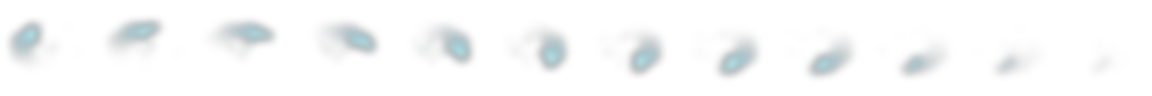
#> input picture exports/com.agent-game-forge.vfx/spr_vfx_blade_arc_azure_sword_epic_glow_strip12.png, 1152 x 96 px
$ python normal_map_gen.py ../../../exports/com.agent-game-forge.vfx/spr_vfx_blade_arc_azure_sword_epic_glow_strip12.png
#> lines starting #> are read from the running program, lines starting #| are printed output that depends on the picture; after the words box and inside, x2 and y2 are one past the last pixel; in counts of white or black regions, pixels touching at a corner belong together
#!/usr/bin/env python3
"""
Pixel Art Normal Map Generator for GameMaker & 2D Engines
Generates tangent-space normal maps from 2D pixel art sprites using
distance-transform 'pillow shading' combined with luminance relief.
"""

import sys
import argparse
from pathlib import Path
import numpy as np
from PIL import Image

try:
    from scipy.ndimage import distance_transform_edt, sobel
    HAS_SCIPY = True
except ImportError:
    HAS_SCIPY = False

def generate_normal_map(image_path: Path, output_path: Path = None, strength: float = 1.5,
                        smoothness: float = 0.5, pillow_weight: float = 0.65,
                        invert_y: bool = False) -> Path:
    """
    Takes a 2D PNG sprite (with transparent background) and creates a 2D Normal Map.
    - pillow_weight: 0.0 = only luminance bumps, 1.0 = purely rounded body volume (pillow)
    - strength: height multiplier for bump depth
    - invert_y: flip Green channel (DirectX vs OpenGL standard, GameMaker usually uses OpenGL standard Y-up or Y-down based on shader)
    """
#> called with strength = 2, smoothness = 0.5, pillow_weight = 0.7, invert_y = False
    img = Image.open(image_path).convert("RGBA")
#> img is the input picture: PIL image 1152x96 RGBA; mean R, G, B, A 5.1, 8.8, 9.8, 8.3
    arr = np.array(img, dtype=np.float32)

    # Alpha mask (0.0 to 1.0)
    alpha = arr[:, :, 3] / 255.0
    mask = alpha > 0.1
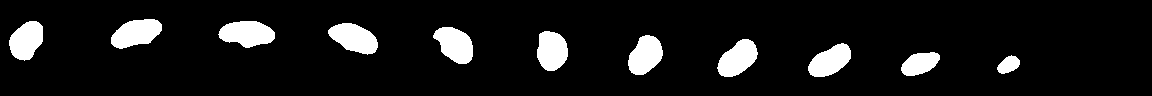
#> mask: shape (96, 1152) bool; 9.1% white; 11 white regions, largest, box (x1, y1, x2, y2) and area: (218, 21, 275, 48) 1110, (111, 19, 162, 49) 1066, (328, 23, 378, 55) 1057

    if not np.any(mask):
        print(f"Warning: {image_path} has no opaque pixels.")
        return None

    # 1. Luminance (grayscale detail)
    # Standard Rec. 709 luminance
    lum = (arr[:, :, 0] * 0.2126 + arr[:, :, 1] * 0.7152 + arr[:, :, 2] * 0.0722) / 255.0

    # 2. Distance Transform (Pillow volume estimation)
    if HAS_SCIPY:
        dist = distance_transform_edt(mask)
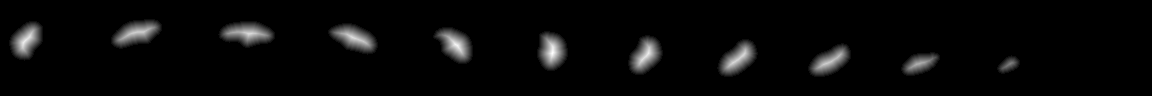
#> dist: shape (96, 1152) float64; min 0, max 15.26, mean 0.492; drawn with min black and max white
        max_dist = np.max(dist)
#> max_dist = 15.26
        if max_dist > 0:
            dist = dist / max_dist
    else:
        # Fallback simple distance approximation
        dist = mask.astype(np.float32)

    # Combine pillow volume with luminance detail
    # pillow gives 3D body curvature, luminance gives interior texture (buckles, cloth folds)
    height_map = (dist * pillow_weight) + (lum * (1.0 - pillow_weight))
    height_map = height_map * mask

    # 3. Calculate surface normal gradients (dx, dy)
    if HAS_SCIPY:
        dx = sobel(height_map, axis=1) * strength
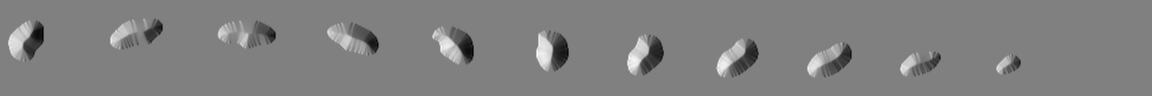
#> dx: shape (96, 1152) float64; min -1.17, max 1.15, mean 2.23e-20; drawn with min black and max white
        dy = sobel(height_map, axis=0) * strength
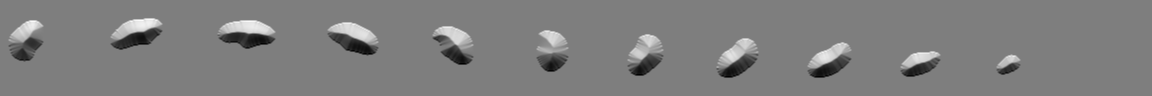
#> dy: shape (96, 1152) float64; min -1.18, max 1.19, mean 0; drawn with min black and max white
    else:
        # Simple finite difference
        dx = np.gradient(height_map, axis=1) * strength * 4.0
        dy = np.gradient(height_map, axis=0) * strength * 4.0

    if invert_y:
        dy = -dy

    # Normal vector N = normalize([-dx, -dy, 1.0])
    dz = np.ones_like(dx)
    length = np.sqrt(dx * dx + dy * dy + dz * dz)
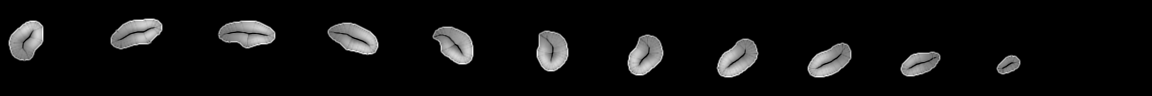
#> length: shape (96, 1152) float64; min 1, max 1.55, mean 1.03; drawn with min black and max white
    length = np.maximum(length, 1e-6)

    nx = -dx / length
    ny = -dy / length
    nz = dz / length

    # 4. Map [-1.0, 1.0] -> [0, 255]
    r = ((nx * 0.5 + 0.5) * 255.0).clip(0, 255)
    g = ((ny * 0.5 + 0.5) * 255.0).clip(0, 255)
    b = ((nz * 0.5 + 0.5) * 255.0).clip(0, 255)

    # Transparent areas default to neutral normal vector (0, 0, 1) -> (128, 128, 255)
    r[~mask] = 128
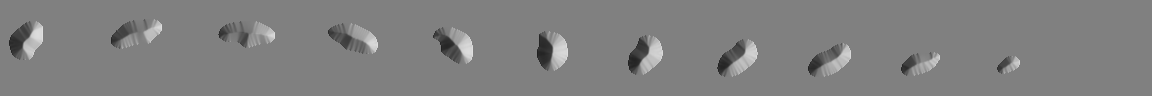
#> r: shape (96, 1152) float64; min 31.36, max 224.5, mean 127.9
    g[~mask] = 128
    b[~mask] = 255
#> b: shape (96, 1152) float64; min 209.5, max 255, mean 252.1

    normal_arr = np.stack([r, g, b, arr[:, :, 3]], axis=-1).astype(np.uint8)
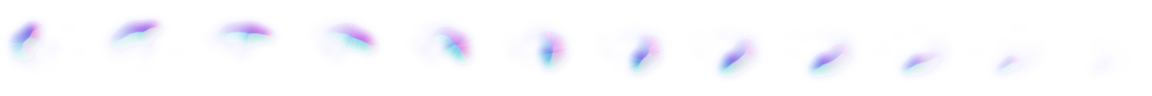
#> normal_arr: shape (96, 1152, 4); mean R, G, B, A 127.9, 127.9, 252.1, 8.3; transparent parts drawn white
    normal_img = Image.fromarray(normal_arr, mode="RGBA")

    if output_path is None:
        clean_stem = image_path.stem
        output_path = image_path.parent / f"{clean_stem}_n.png"

    output_path.parent.mkdir(parents=True, exist_ok=True)
    normal_img.save(output_path)
    print(f"Generated normal map: {output_path} ({normal_img.width}x{normal_img.height})")
#| Generated normal map: ../../../exports/com.agent-game-forge.vfx/spr_vfx_blade_arc_azure_sword_epic_glow_strip12_n.png (1152x96)
    return output_path

# [45 lines left out: function render_lighting_preview, not called in this run]

def main():
    parser = argparse.ArgumentParser(description="Pixel Art Normal Map Generator")
    parser.add_argument("image", help="Input 2D PNG sprite image")
    parser.add_argument("--output", "-o", default=None, help="Output path for normal map (default: <name>_n.png)")
    parser.add_argument("--strength", "-s", type=float, default=2.0, help="Bump / bevel depth strength (default: 2.0)")
    parser.add_argument("--pillow", "-p", type=float, default=0.7, help="Pillow rounding vs texture ratio [0.0 - 1.0] (default: 0.7)")
    parser.add_argument("--invert-y", action="store_true", help="Invert Y (Green channel) for DirectX compatibility")
    parser.add_argument("--preview", action="store_true", help="Generate animated lighting preview GIF")

    args = parser.parse_args()
    in_path = Path(args.image)
    if not in_path.exists():
        print(f"Error: {in_path} not found.")
        sys.exit(1)

    out_path = Path(args.output) if args.output else None
    res_normal = generate_normal_map(in_path, out_path, strength=args.strength, pillow_weight=args.pillow, invert_y=args.invert_y)

    if args.preview and res_normal:
        preview_gif = in_path.parent / f"{in_path.stem}_lit_preview.gif"
        render_lighting_preview(in_path, res_normal, preview_gif)

if __name__ == "__main__":
    main()

$ run again, on exports/com.agent-game-forge.vfx/spr_vfx_blade_arc_azure_sword_epic_pixel_strip12.png
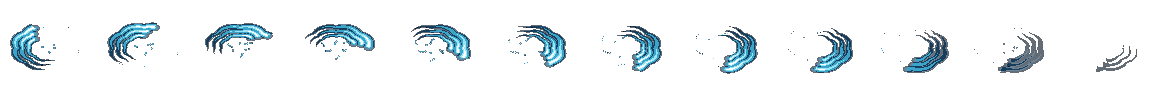
#> input picture exports/com.agent-game-forge.vfx/spr_vfx_blade_arc_azure_sword_epic_pixel_strip12.png, 1152 x 96 px
#> in generate_normal_map, img is the input picture: PIL image 1152x96 RGBA; mean R, G, B, A 5, 10.3, 12.9, 22.2
#> in generate_normal_map, `mask = alpha > 0.1`:
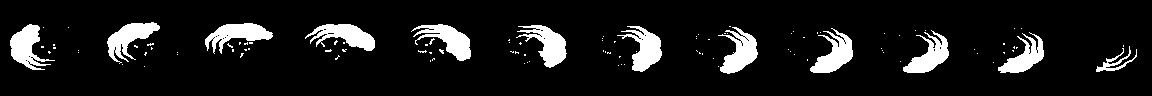
#> mask: shape (96, 1152) bool; 10% white; 109 white regions (97 under 20 px), largest, box (x1, y1, x2, y2) and area: (516, 25, 567, 68) 987, (305, 24, 375, 51) 979, (411, 24, 471, 61) 979
#> max_dist = 11.7
#> in generate_normal_map, `normal_arr = np.stack([r, g, b, arr[:, :, 3]], axis=-1).astype(np.uint8)`:
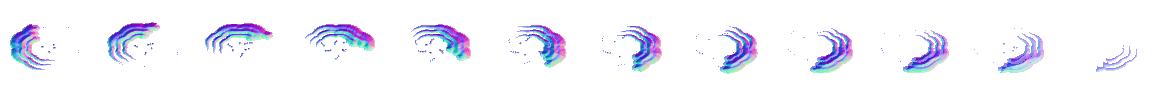
#> normal_arr: shape (96, 1152, 4); mean R, G, B, A 127.9, 127.8, 250.6, 22.2; transparent parts drawn white
#| Generated normal map: ../../../exports/com.agent-game-forge.vfx/spr_vfx_blade_arc_azure_sword_epic_pixel_strip12_n.png (1152x96)
